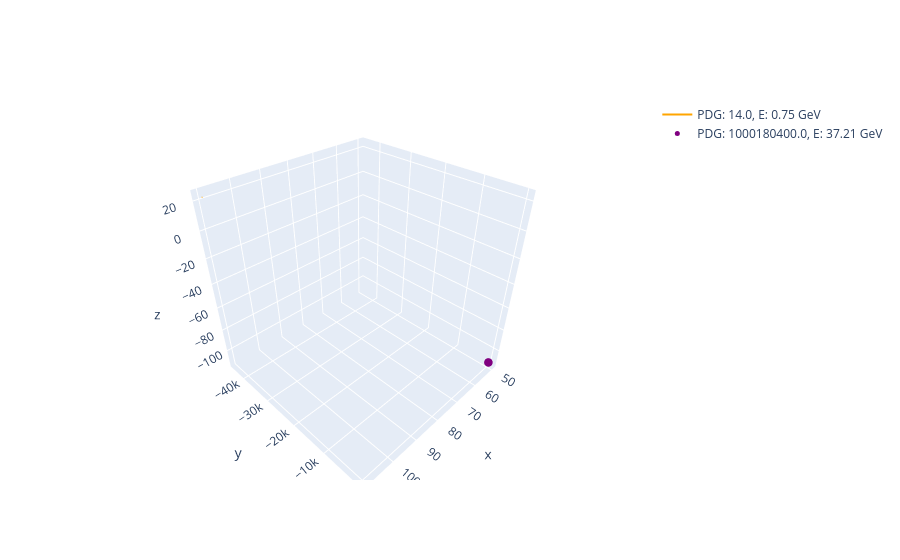
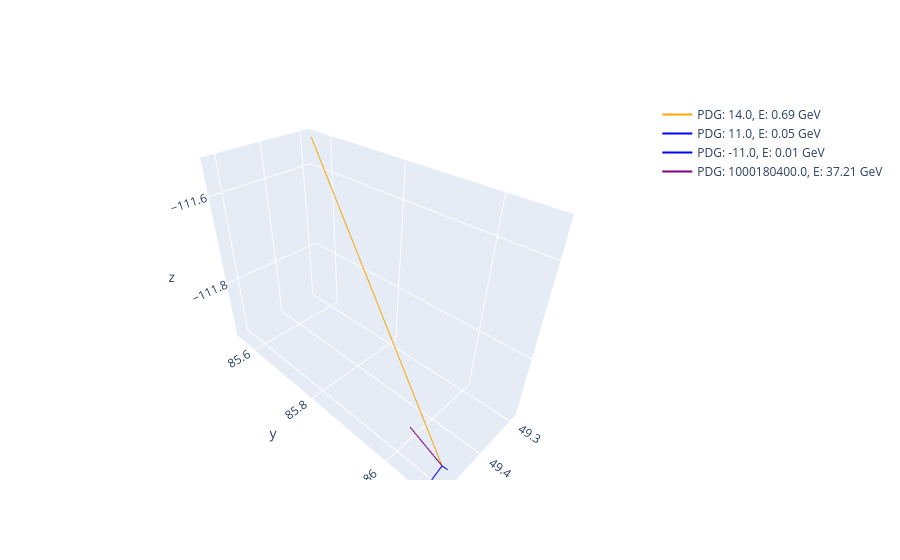

The cell these charts' notebook holds for them, in order:
### Code cell
def plot_event(event):
    initial_state = event.query('State == 3')
    final_state = event.query('State == 1')


    fig = go.Figure()

    px_tot, py_tot, pz_tot, E_tot = 0, 0, 0, 0
    for _, particle in initial_state.iterrows():
        px, py, pz, E = particle['px'], particle['py'], particle['pz'], particle['E']
        vtx_x, vtx_y, vtx_z, vtx_t = particle['vtx_x'], particle['vtx_y'], particle['vtx_z'], particle['vtx_t']

        color = color_dict.get(np.abs(particle['PDG']), 'black')

        if (px != 0 or py != 0 or pz != 0):
            fig.add_trace(go.Scatter3d(
                x=[vtx_x, vtx_x-px],
                y=[vtx_z, vtx_z-pz],
                z=[vtx_y, vtx_y-py],
                mode='lines',
                line=dict(width=2, color=color),
                name=f'PDG: {particle["PDG"]}, E: {E:.2f} GeV'
            ))

        else:
            fig.add_trace(go.Scatter3d(
                x=[vtx_x],
                y=[vtx_z],
                z=[vtx_y],
                mode='markers',
                marker=dict(size=5, color=color),
                name=f'PDG: {particle["PDG"]}, E: {E:.2f} GeV'
            ))
        px_tot += px
        py_tot += py
        pz_tot += pz
        E_tot += E

    # fig.update_scenes(aspectmode='data')
    fig.show()
    print(f'Total Momentum: ({px_tot:.4f}, {py_tot:.4f}, {pz_tot:.4f}) GeV')
    print(f'Total Energy: {E_tot:.4f} GeV')

    fig = go.Figure()

    px_tot, py_tot, pz_tot, E_tot = 0, 0, 0, 0
    for _, particle in final_state.iterrows():
        px, py, pz, E = particle['px'], particle['py'], particle['pz'], particle['E']
        vtx_x, vtx_y, vtx_z, vtx_t = particle['vtx_x'], particle['vtx_y'], particle['vtx_z'], particle['vtx_t']

        color = color_dict.get(np.abs(particle['PDG']), 'black')

        fig.add_trace(go.Scatter3d(
            x=[vtx_x, vtx_x+px],
            y=[vtx_z, vtx_z+pz],
            z=[vtx_y, vtx_y+py],
            mode='lines',
            line=dict(width=2, color=color),
            name=f'PDG: {particle["PDG"]}, E: {E:.2f} GeV'
        ))
        px_tot += px
        py_tot += py
        pz_tot += pz
        E_tot += E

    # fig.update_scenes(aspectmode='data')
    fig.show()

    print(f'Total Momentum: ({px_tot:.4f}, {py_tot:.4f}, {pz_tot:.4f}) GeV')
    print(f'Total Energy: {E_tot:.4f} GeV')

event_no = 1
df = trident_iso.copy(deep=True)

event = df.groupby('Event').get_group(event_no)

plot_event(event)

### Figure 1 — Plotly figure (JSON) as saved in the notebook; plotly's stock layout.template omitted (floating-point values rounded to 4 significant figures)
{"data": [{"line": {"color": "orange", "width": 2}, "mode": "lines", "name": "PDG: 14.0, E: 0.75 GeV", "type": "scatter3d", "x": [109.7, 109.9], "y": [-44550.0, -44550.0], "z": [22.66, 22.19]}, {"marker": {"color": "purple", "size": 5}, "mode": "markers", "name": "PDG: 1000180400.0, E: 37.21 GeV", "type": "scatter3d", "x": [49.47], "y": [86.08], "z": [-111.9]}], "layout": {}}

### Figure 2 — Plotly figure (JSON) as saved in the notebook; plotly's stock layout.template omitted (floating-point values rounded to 4 significant figures)
{"data": [{"line": {"color": "orange", "width": 2}, "mode": "lines", "name": "PDG: 14.0, E: 0.69 GeV", "type": "scatter3d", "x": [49.47, 49.29], "y": [86.08, 85.55], "z": [-111.9, -111.5]}, {"line": {"color": "blue", "width": 2}, "mode": "lines", "name": "PDG: 11.0, E: 0.05 GeV", "type": "scatter3d", "x": [49.47, 49.52], "y": [86.08, 86.09], "z": [-111.9, -111.9]}, {"line": {"color": "blue", "width": 2}, "mode": "lines", "name": "PDG: -11.0, E: 0.01 GeV", "type": "scatter3d", "x": [49.47, 49.47], "y": [86.08, 86.09], "z": [-111.9, -111.9]}, {"line": {"color": "purple", "width": 2}, "mode": "lines", "name": "PDG: 1000180400.0, E: 37.21 GeV", "type": "scatter3d", "x": [49.47, 49.48], "y": [86.08, 86.01], "z": [-111.9, -111.9]}], "layout": {}}
